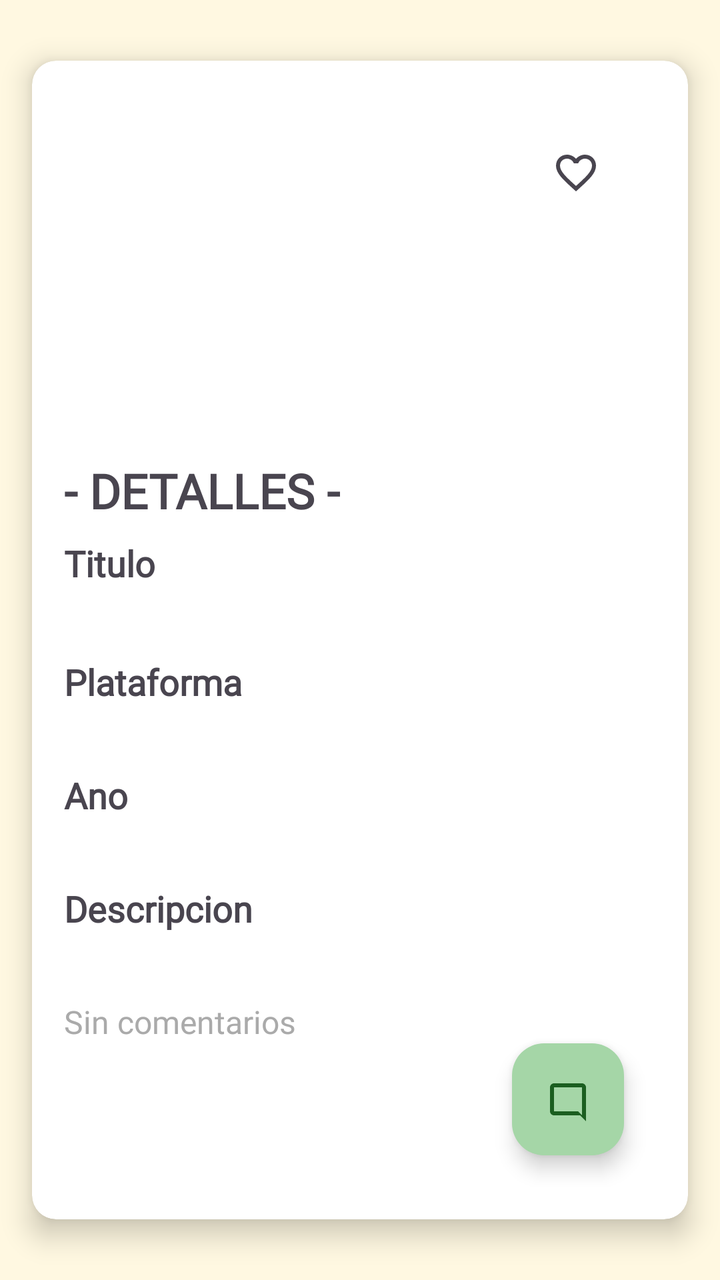
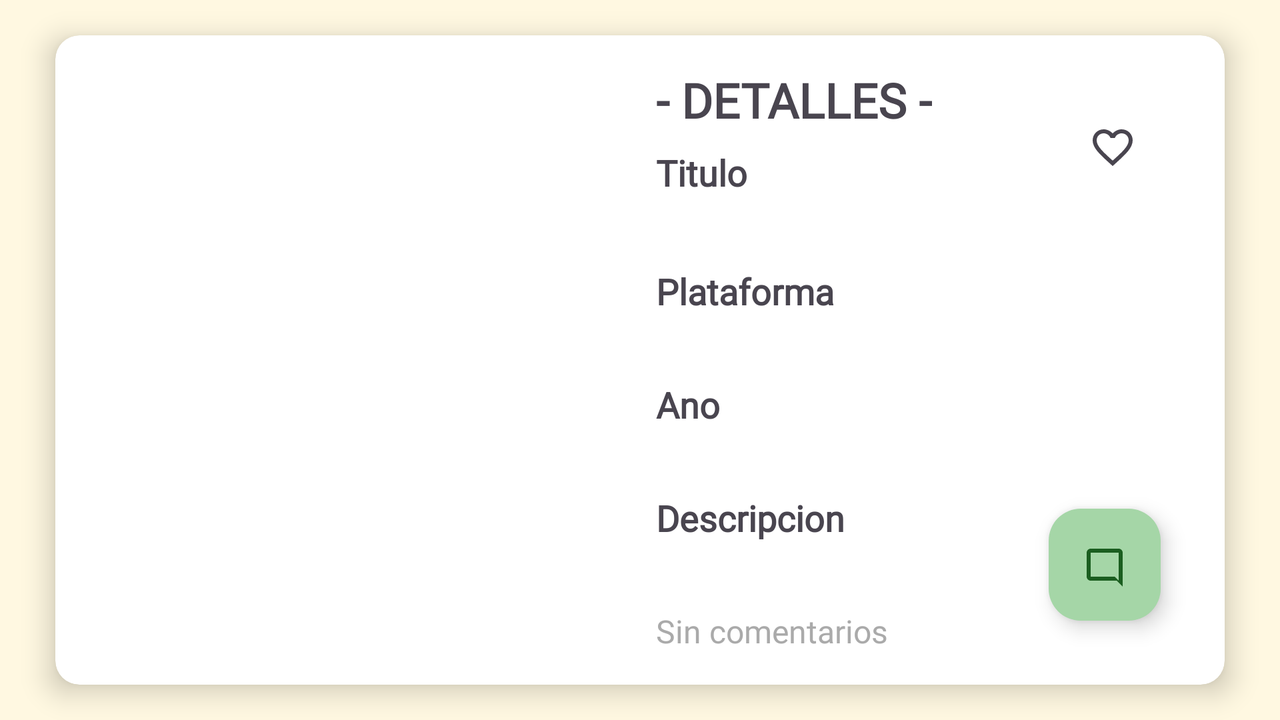

Two renders of one Android screen. The first uses the default layout on a phone; the second uses the alternative layout the repository ships for a different screen configuration, on a matching device. The two XML files are below.
<!-- AndroidManifest.xml: application theme AppTheme -->
<!-- res/layout/fragment_fav_detail_item.xml -->
<?xml version="1.0" encoding="utf-8"?>
<androidx.constraintlayout.widget.ConstraintLayout
    xmlns:android="http://schemas.android.com/apk/res/android"
    xmlns:app="http://schemas.android.com/apk/res-auto"
    xmlns:tools="http://schemas.android.com/tools"
    android:layout_width="match_parent"
    android:layout_height="match_parent"
    tools:context=".FavDetailItemFragment">

    
    <androidx.cardview.widget.CardView
        android:id="@+id/cardDetailGame"
        android:layout_width="0dp"
        android:layout_height="wrap_content"
        android:layout_margin="16dp"
        app:cardCornerRadius="12dp"
        app:cardElevation="8dp"
        app:layout_constraintTop_toTopOf="parent"
        app:layout_constraintBottom_toBottomOf="parent"
        app:layout_constraintStart_toStartOf="parent"
        app:layout_constraintEnd_toEndOf="parent">

        <androidx.constraintlayout.widget.ConstraintLayout
            android:layout_width="match_parent"
            android:layout_height="wrap_content"
            android:padding="16dp">

            
            <ImageView
                android:id="@+id/ivGameImage"
                android:layout_width="0dp"
                android:layout_height="0dp"
                android:scaleType="centerCrop"
                android:contentDescription="@string/item_image_description"
                app:layout_constraintTop_toTopOf="parent"
                app:layout_constraintStart_toStartOf="parent"
                app:layout_constraintEnd_toEndOf="parent"
                app:layout_constraintDimensionRatio="16:9" />

            
            <ScrollView
                android:id="@+id/scrollView"
                android:layout_width="0dp"
                android:layout_height="wrap_content"
                app:layout_constraintTop_toBottomOf="@id/ivGameImage"
                app:layout_constraintStart_toStartOf="parent"
                app:layout_constraintEnd_toEndOf="parent"
                app:layout_constraintBottom_toTopOf="@id/fabComment"
                android:layout_marginTop="16dp">

                <LinearLayout
                    android:layout_width="match_parent"
                    android:layout_height="wrap_content"
                    android:orientation="vertical">

                    
                    <TextView
                        android:id="@+id/tvDetailItemListTitle"
                        android:layout_width="wrap_content"
                        android:layout_height="wrap_content"
                        android:text="@string/detail_item_list_title"
                        android:textSize="24sp"
                        android:textStyle="bold" />

                    
                    <TextView
                        android:id="@+id/tvTitulo1"
                        android:layout_width="wrap_content"
                        android:layout_height="wrap_content"
                        android:text="@string/title_label"
                        android:textSize="18sp"
                        android:textStyle="bold"
                        android:layout_marginTop="8dp" />

                    <TextView
                        android:id="@+id/tvGameTitle"
                        android:layout_width="wrap_content"
                        android:layout_height="wrap_content"
                        android:textSize="20sp" />

                    
                    <TextView
                        android:id="@+id/tvTitulo2"
                        android:layout_width="wrap_content"
                        android:layout_height="wrap_content"
                        android:text="@string/platform_label"
                        android:textSize="18sp"
                        android:textStyle="bold"
                        android:layout_marginTop="8dp" />

                    <TextView
                        android:id="@+id/tvGamePlatform"
                        android:layout_width="wrap_content"
                        android:layout_height="wrap_content"
                        android:textSize="18sp" />

                    
                    <TextView
                        android:id="@+id/tvTitulo3"
                        android:layout_width="wrap_content"
                        android:layout_height="wrap_content"
                        android:text="@string/year_label"
                        android:textSize="18sp"
                        android:textStyle="bold"
                        android:layout_marginTop="8dp" />

                    <TextView
                        android:id="@+id/tvGameYear"
                        android:layout_width="wrap_content"
                        android:layout_height="wrap_content"
                        android:textSize="18sp" />

                    
                    <TextView
                        android:id="@+id/tvTitulo4"
                        android:layout_width="wrap_content"
                        android:layout_height="wrap_content"
                        android:text="@string/description_label"
                        android:textSize="18sp"
                        android:textStyle="bold"
                        android:layout_marginTop="8dp" />

                    <TextView
                        android:id="@+id/tvGameDescription"
                        android:layout_width="match_parent"
                        android:layout_height="wrap_content"
                        android:textSize="16sp"
                        android:layout_marginTop="4dp" />

                    
                    <TextView
                        android:id="@+id/tvUserComment"
                        android:layout_width="match_parent"
                        android:layout_height="wrap_content"
                        android:textSize="16sp"
                        android:textColor="@android:color/darker_gray"
                        android:layout_marginTop="8dp"
                        android:text="@string/no_comments" />

                </LinearLayout>
            </ScrollView>

            
            <com.google.android.material.floatingactionbutton.FloatingActionButton
                android:id="@+id/fabComment"
                android:layout_width="wrap_content"
                android:layout_height="wrap_content"
                android:layout_margin="16dp"
                android:contentDescription="@string/fav_item_fab_description"
                app:srcCompat="@drawable/round_comment_24"
                app:layout_constraintEnd_toEndOf="parent"
                app:layout_constraintBottom_toBottomOf="parent" />

            
            <CheckBox
                android:id="@+id/cbFav"
                android:layout_width="wrap_content"
                android:layout_height="wrap_content"
                android:button="@drawable/selector_favourite_item"
                app:useMaterialThemeColors="true"
                app:layout_constraintTop_toTopOf="parent"
                app:layout_constraintEnd_toEndOf="parent"
                android:layout_margin="16dp" />

        </androidx.constraintlayout.widget.ConstraintLayout>
    </androidx.cardview.widget.CardView>
</androidx.constraintlayout.widget.ConstraintLayout>
<!-- resources referenced by this layout -->
<resources>
  <!-- drawable round_comment_24 (drawable) -->
  <vector xmlns:android="http://schemas.android.com/apk/res/android"
      android:width="24dp"
      android:height="24dp"
      android:viewportWidth="24"
      android:viewportHeight="24">
      <path
          android:fillColor="#757575"
          android:pathData="M21,6C21,4.9 20.1,4 19,4H5C3.9,4 3,4.9 3,6V18C3,19.1 3.9,20 5,20H18L21,23V6M5,18V6H19V20L17,18H5Z"/>
  </vector>
  <!-- drawable selector_favourite_item (drawable) -->
  <selector xmlns:android="http://schemas.android.com/apk/res/android">
      <item android:state_selected="true" android:drawable="@drawable/ic_favorite_filled" />
      <item android:state_checked="true" android:drawable="@drawable/ic_favorite_filled" />
      <item android:state_pressed="true" android:drawable="@drawable/ic_favorite_filled" />
      <item android:drawable="@drawable/ic_favorite_outline" />
  </selector>
  <string name="description_label">Descripcion</string>
  <string name="detail_item_list_title">- DETALLES -</string>
  <string name="fav_item_fab_description">Anadir comentario</string>
  <string name="item_image_description">Imagen del juego</string>
  <string name="no_comments">Sin comentarios</string>
  <string name="platform_label">Plataforma</string>
  <string name="title_label">Titulo</string>
  <string name="year_label">Ano</string>
  <!-- drawable ic_favorite_filled (drawable) -->
  <vector xmlns:android="http://schemas.android.com/apk/res/android"
      android:width="24dp"
      android:height="24dp"
      android:viewportWidth="24"
      android:viewportHeight="24">
      <path
          android:fillColor="#D32F2F"
          android:pathData="M12,21.35L10.55,20.03C5.4,15.36 2,12.28 2,8.5C2,5.42 4.42,3 7.5,3C9.24,3 10.91,3.81 12,5.08C13.09,3.81 14.76,3 16.5,3C19.58,3 22,5.42 22,8.5C22,12.28 18.6,15.36 13.45,20.04L12,21.35Z"/>
  </vector>
  <!-- drawable ic_favorite_outline (drawable) -->
  <vector xmlns:android="http://schemas.android.com/apk/res/android"
      android:width="24dp"
      android:height="24dp"
      android:viewportWidth="24"
      android:viewportHeight="24">
      <path
          android:fillColor="#757575"
          android:pathData="M12.1,18.55L12,18.65L11.9,18.55C7.14,14.24 4,11.39 4,8.5C4,6.5 5.5,5 7.5,5C9,5 10.39,5.91 10.91,7.36H13.08C13.61,5.91 15,5 16.5,5C18.5,5 20,6.5 20,8.5C20,11.39 16.86,14.24 12.1,18.55M16.5,3C14.76,3 13.09,3.81 12,5.08C10.91,3.81 9.24,3 7.5,3C4.42,3 2,5.42 2,8.5C2,12.28 5.4,15.36 10.55,20.03L12,21.35L13.45,20.03C18.6,15.36 22,12.28 22,8.5C22,5.42 19.58,3 16.5,3Z"/>
  </vector>
  <color name="md_theme_primary">#4CAF50</color>
  <color name="md_theme_onPrimary">#FFFFFF</color>
  <color name="md_theme_primaryContainer">#A5D6A7</color>
  <color name="md_theme_onPrimaryContainer">#1B5E20</color>
  <color name="md_theme_secondary">#2196F3</color>
  <color name="md_theme_onSecondary">#FFFFFF</color>
  <color name="md_theme_secondaryContainer">#90CAF9</color>
  <color name="md_theme_onSecondaryContainer">#0D47A1</color>
  <color name="md_theme_tertiary">#FFD700</color>
  <color name="md_theme_onTertiary">#654B00</color>
  <color name="md_theme_tertiaryContainer">#FFECB3</color>
  <color name="md_theme_onTertiaryContainer">#5D4037</color>
  <color name="md_theme_error">#D84315</color>
  <color name="md_theme_onError">#FFFFFF</color>
  <color name="md_theme_errorContainer">#FFAB91</color>
  <color name="md_theme_onErrorContainer">#BF360C</color>
  <color name="md_theme_background">#FFF8E1</color>
  <color name="md_theme_onBackground">#3E2723</color>
  <color name="md_theme_surface">#FFF3E0</color>
  <color name="md_theme_onSurface">#3E2723</color>
  <color name="md_theme_outline">#6D4C41</color>
  <color name="md_theme_inverseSurface">#3E3B3A</color>
  <color name="md_theme_inverseOnSurface">#FFF7E6</color>
</resources>
<!-- res/layout-land/fragment_fav_detail_item.xml (the repository's variant of the layout above) -->
<!-- drawn on the phone turned sideways -->
<?xml version="1.0" encoding="utf-8"?>
<androidx.constraintlayout.widget.ConstraintLayout
    xmlns:android="http://schemas.android.com/apk/res/android"
    xmlns:app="http://schemas.android.com/apk/res-auto"
    xmlns:tools="http://schemas.android.com/tools"
    android:layout_width="match_parent"
    android:layout_height="match_parent"
    tools:context=".FavDetailItemFragment">

    <androidx.cardview.widget.CardView
        android:id="@+id/cardDetailGame"
        android:layout_width="0dp"
        android:layout_height="wrap_content"
        android:layout_margin="16dp"
        app:cardCornerRadius="12dp"
        app:cardElevation="8dp"
        app:cardUseCompatPadding="true"
        app:layout_constraintTop_toTopOf="parent"
        app:layout_constraintBottom_toBottomOf="parent"
        app:layout_constraintStart_toStartOf="parent"
        app:layout_constraintEnd_toEndOf="parent">

        <androidx.constraintlayout.widget.ConstraintLayout
            android:layout_width="match_parent"
            android:layout_height="wrap_content"
            android:padding="16dp">

            
            <ImageView
                android:id="@+id/ivGameImage"
                android:layout_width="0dp"
                android:layout_height="0dp"
                android:scaleType="centerCrop"
                android:contentDescription="@string/item_image_description"
                app:layout_constraintDimensionRatio="16:9"
                app:layout_constraintStart_toStartOf="parent"
                app:layout_constraintTop_toTopOf="parent"
                app:layout_constraintBottom_toBottomOf="parent"
                app:layout_constraintEnd_toStartOf="@+id/scrollView"
                android:layout_marginEnd="16dp" />

            
            <ScrollView
                android:id="@+id/scrollView"
                android:layout_width="0dp"
                android:layout_height="wrap_content"
                app:layout_constraintStart_toEndOf="@+id/ivGameImage"
                app:layout_constraintTop_toTopOf="parent"
                app:layout_constraintBottom_toBottomOf="parent"
                app:layout_constraintEnd_toEndOf="parent">

                <LinearLayout
                    android:layout_width="match_parent"
                    android:layout_height="wrap_content"
                    android:orientation="vertical">

                    <TextView
                        android:id="@+id/tvDetailItemListTitle"
                        android:layout_width="wrap_content"
                        android:layout_height="wrap_content"
                        android:text="@string/detail_item_list_title"
                        android:textSize="24sp"
                        android:textStyle="bold" />

                    <TextView
                        android:id="@+id/tvTitulo1"
                        android:layout_width="wrap_content"
                        android:layout_height="wrap_content"
                        android:text="@string/title_label"
                        android:textSize="18sp"
                        android:textStyle="bold"
                        android:layout_marginTop="8dp" />

                    <TextView
                        android:id="@+id/tvGameTitle"
                        android:layout_width="wrap_content"
                        android:layout_height="wrap_content"
                        android:textSize="20sp" />

                    <TextView
                        android:id="@+id/tvTitulo2"
                        android:layout_width="wrap_content"
                        android:layout_height="wrap_content"
                        android:text="@string/platform_label"
                        android:textSize="18sp"
                        android:textStyle="bold"
                        android:layout_marginTop="8dp" />

                    <TextView
                        android:id="@+id/tvGamePlatform"
                        android:layout_width="wrap_content"
                        android:layout_height="wrap_content"
                        android:textSize="18sp" />

                    <TextView
                        android:id="@+id/tvTitulo3"
                        android:layout_width="wrap_content"
                        android:layout_height="wrap_content"
                        android:text="@string/year_label"
                        android:textSize="18sp"
                        android:textStyle="bold"
                        android:layout_marginTop="8dp" />

                    <TextView
                        android:id="@+id/tvGameYear"
                        android:layout_width="wrap_content"
                        android:layout_height="wrap_content"
                        android:textSize="18sp" />

                    <TextView
                        android:id="@+id/tvTitulo4"
                        android:layout_width="wrap_content"
                        android:layout_height="wrap_content"
                        android:text="@string/description_label"
                        android:textSize="18sp"
                        android:textStyle="bold"
                        android:layout_marginTop="8dp" />

                    <TextView
                        android:id="@+id/tvGameDescription"
                        android:layout_width="match_parent"
                        android:layout_height="wrap_content"
                        android:textSize="16sp"
                        android:layout_marginTop="4dp" />

                    <TextView
                        android:id="@+id/tvUserComment"
                        android:layout_width="match_parent"
                        android:layout_height="wrap_content"
                        android:textSize="16sp"
                        android:textColor="@android:color/darker_gray"
                        android:layout_marginTop="8dp"
                        android:text="@string/no_comments" />

                </LinearLayout>
            </ScrollView>

            
            <com.google.android.material.floatingactionbutton.FloatingActionButton
                android:id="@+id/fabComment"
                android:layout_width="wrap_content"
                android:layout_height="wrap_content"
                android:layout_margin="16dp"
                android:contentDescription="@string/fav_item_fab_description"
                app:srcCompat="@drawable/round_comment_24"
                app:layout_constraintBottom_toBottomOf="parent"
                app:layout_constraintEnd_toEndOf="parent" />

            
            <CheckBox
                android:id="@+id/cbFav"
                android:layout_width="wrap_content"
                android:layout_height="wrap_content"
                android:button="@drawable/selector_favourite_item"
                app:useMaterialThemeColors="true"
                app:layout_constraintTop_toTopOf="parent"
                app:layout_constraintEnd_toEndOf="parent"
                android:layout_margin="16dp" />

        </androidx.constraintlayout.widget.ConstraintLayout>
    </androidx.cardview.widget.CardView>
</androidx.constraintlayout.widget.ConstraintLayout>
